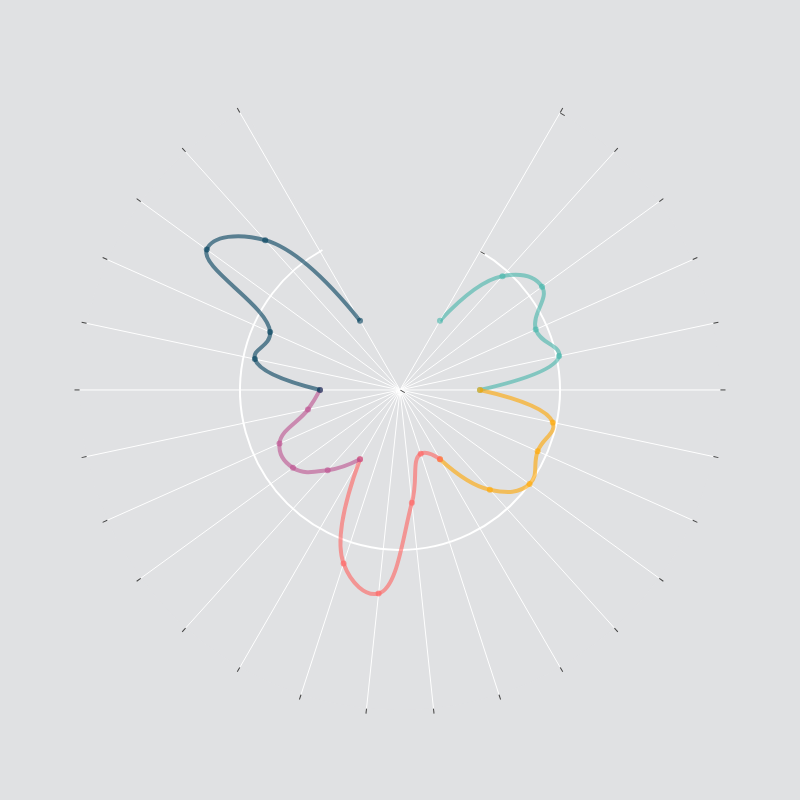

The code cell stored with this chart in its notebook:
### Markdown cell above
Legend

### Code cell
# import plotly.plotly as py
# import plotly.graph_objs as go

data = []
color = "rgba(255,255,255,0)"


def format(l):
    return list(l).append(list(l)[0])

# theta = list(cols_name[1:])
# theta.append(cols_name[1])
# print(theta)

# r=list(df_norm[cols_name[1:]].iloc[i].values)+[df_norm[cols_name[1]].iloc[i]]

# order = []
# for k, v in directions.items():
#     order += v
# print(order)

alpha='99'

colors=['D94F70'+alpha,'F0C05A'+alpha,'45B5AA'+alpha,'5A5B9F'+alpha,'9B1B30'+alpha]
colors=['45B5AA','ffa600', 'ff6361','bc5090',
#         '58508d',
        '003f5c']
colors=[i+alpha for i in colors]

extra_theta=['a','b','c','d','e','f','g','h','i']

range_min = -5
range_max = 5

offset = 2.5

bgcolor="rgb(224,225,227)"

for i in range(len(df_norm)):
    if i >=1:
        break
    
    for index,k in enumerate(directions.keys()):
        
        r = df_norm[directions[k]].iloc[i].values
        theta = directions[k].copy()
        
        r = list(r)
        prevkey = extra_theta[(index)%len(extra_theta)]
        nextkey=extra_theta[(index+1)%len(extra_theta)]
        r = [range_min+offset] + r + [range_min+offset] 
        theta = [prevkey] + theta + [nextkey]
        
        data.append(go.Scatterpolar(
            name = df_norm['indicator'].iloc[i], #Nation as the trace name
            mode = "lines,markers",
            marker = dict(
#                 color = "rgba(180,120,150,0.4)",
                color = colors[index]

            ),
            r=r,
            theta=theta,
            line = dict(
                shape = "spline",
#                 color = "rgba(180,120,150,0.3)",
                color=[colors[index]],
#                 dash='dot', #"solid", "dot", "dash", "longdash", "dashdot", or "longdashdot"
                smoothing = 1.3,
                width=4
            ),
            hoverlabel=dict(
                namelength=20
            )
        ))

#Add a black angle
data.append(go.Scatterpolar(
        name = df_norm['indicator'].iloc[i], #Nation as the trace name
        mode = "lines",
        marker = dict(
            color = "rgba(180,120,150,0)",

        ),
        r=[0,0,0,0,0],
        theta=['f','g','h','i','j'],
        line = dict(
#             shape = "spline",
            color=[colors[index]],
            smoothing = 1.3
        ),
        hoverlabel=dict(
            namelength=20
        )
    )
)
        
        
layout = go.Layout(
    showlegend = False,
    polar=dict(
        bgcolor=bgcolor,
        sector=[119,420],
        angularaxis=dict(
            showline=False, # the grid's outline
#             visible=True,
            showticklabels=False,
            tickfont = dict(
                size = 8
            ),
            ticks = "outside",
            nticks = 30,
            direction = "clockwise",
            rotation = 60,
#             gridcolor = "rgb(133,134,136,0.4)",
            gridcolor="white",
            gridwidth = 1
        ),
        radialaxis=dict(
            angle = 60,
            showline=False, # the tick line
            showticklabels=False,
            visible=True,
            nticks=4,
            range = [range_min,range_max],
#             gridcolor = "rgb(133,134,136)",
            gridwidth = 2,
            gridcolor = "white", #the tick line
        )
    ),

    paper_bgcolor=bgcolor,
        

    
)

fig = go.Figure(data=data, layout=layout)
fig['layout'].update(width=800,height=800)
iplot(fig)

### Figure 1 — Plotly figure (JSON) as saved in the notebook; plotly's stock layout.template omitted (floating-point values rounded to 4 significant figures)
{"data": [{"hoverlabel": {"namelength": 20}, "line": {"color": ["45B5AA99"], "shape": "spline", "smoothing": 1.3, "width": 4}, "marker": {"color": "45B5AA99"}, "mode": "lines,markers", "name": "Albania", "r": [-2.5, -0.2143, 0.4862, -0.3559, 0.08313, -2.5], "theta": ["a", "population_density", "human_development_index", "health_expenditure", "employment", "b"], "type": "scatterpolar"}, {"hoverlabel": {"namelength": 20}, "line": {"color": ["ffa60099"], "shape": "spline", "smoothing": 1.3, "width": 4}, "marker": {"color": "ffa60099"}, "mode": "lines,markers", "name": "Albania", "r": [-2.5, -0.1194, -0.2911, 0.0053, -0.8026, -2.5], "theta": ["b", "gdp_per_cap", "gdp_growth", "sustainable_economic_development_assessment(seda)", "overall_economic_freedom", "c"], "type": "scatterpolar"}, {"hoverlabel": {"namelength": 20}, "line": {"color": ["ff636199"], "shape": "spline", "smoothing": 1.3, "width": 4}, "marker": {"color": "ff636199"}, "mode": "lines,markers", "name": "Albania", "r": [-2.5, -2.901, -1.453, 1.394, 0.7043, -2.5], "theta": ["c", "political_stability&absence_of_violence", "control_of_corruption", "tax_burden", "government_spending", "d"], "type": "scatterpolar"}, {"hoverlabel": {"namelength": 20}, "line": {"color": ["bc509099"], "shape": "spline", "smoothing": 1.3, "width": 4}, "marker": {"color": "bc509099"}, "mode": "lines,markers", "name": "Albania", "r": [-2.5, -1.624, -0.8653, -0.8771, -2.06, -2.5], "theta": ["d", "property_rights", "government_integrity", "judicial_effectiveness", "financial_freedom", "e"], "type": "scatterpolar"}, {"hoverlabel": {"namelength": 20}, "line": {"color": ["003f5c99"], "shape": "spline", "smoothing": 1.3, "width": 4}, "marker": {"color": "003f5c99"}, "mode": "lines,markers", "name": "Albania", "r": [-2.5, -0.3641, -0.5575, 2.464, 1.297, -2.5], "theta": ["e", "total_foreign_born", "per_foreign_born", "population_living_abroad_diaspora", "population_living_abroad", "f"], "type": "scatterpolar"}, {"hoverlabel": {"namelength": 20}, "line": {"color": ["003f5c99"], "smoothing": 1.3}, "marker": {"color": "rgba(180,120,150,0)"}, "mode": "lines", "name": "Armenia", "r": [0, 0, 0, 0, 0], "theta": ["f", "g", "h", "i", "j"], "type": "scatterpolar"}], "layout": {"height": 800, "paper_bgcolor": "rgb(224,225,227)", "polar": {"angularaxis": {"direction": "clockwise", "gridcolor": "white", "gridwidth": 1, "nticks": 30, "rotation": 60, "showline": false, "showticklabels": false, "tickfont": {"size": 8}, "ticks": "outside"}, "bgcolor": "rgb(224,225,227)", "radialaxis": {"angle": 60, "gridcolor": "white", "gridwidth": 2, "nticks": 4, "range": [-5, 5], "showline": false, "showticklabels": false, "visible": true}, "sector": [119, 420]}, "showlegend": false, "width": 800}}
